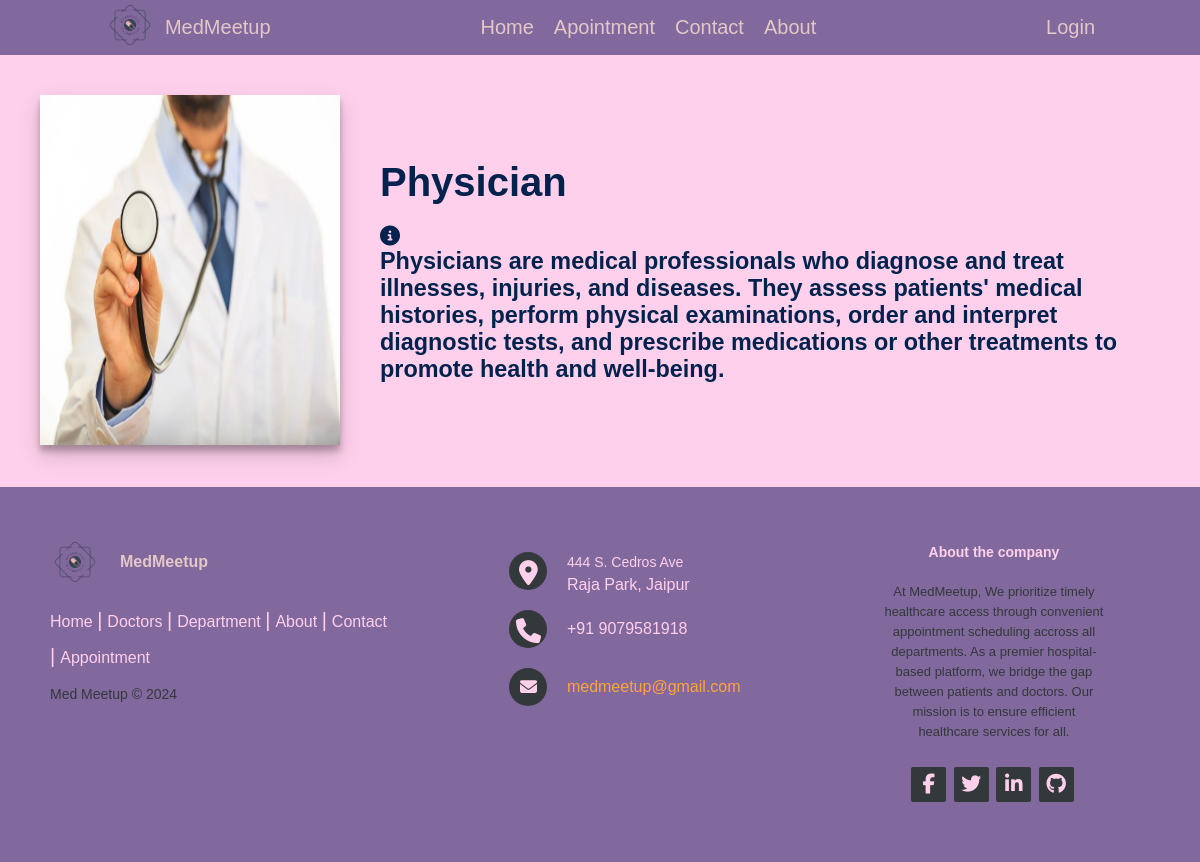
The page /doctors/department/2/ on the database its author committed.
### doctor/models.py (models this page shows, shortened)
class Department(models.Model):
    department_name = models.CharField(max_length=20)
    department_description = models.CharField(max_length=500)
    department_image = models.ImageField(upload_to="departments")
    class Meta:
        ordering = ['department_name']

### doctor/views.py (the view)
# urls.py: path("department/<id>/", views.department, name="department"),
def department(request, id):
    queryset = Department.objects.get(id = id)
    return render(request, "department.html", {"queryset": queryset})

### templates/department.html (shortened to what this page needs)
{% extends "layout.html" %}
{% block body %}
<section class="doctor">
    <div class="doctor_container">
        <div>
            <img class="doctor_image" src="/media/{{queryset.department_image}}">
        </div>
        <div class="doctor_data">
            <div doctors_details_items>
                <h1>{{queryset.department_name}}</h1>
            </div>
            <div doctors_details_items>
                <i class="fa-solid fa-circle-info"></i>
                <h3>{{queryset.department_description}}</h3>
            </div>
        </div>
    </div>
</section>
{% endblock body %}

### static/css/style.css (style rules this page uses)
html { font-size: 62.5%; scroll-behavior: smooth; }
* { margin: 0; padding: 0; box-sizing: border-box; }
body { width: 100%; font-family: Arial, Helvetica, sans-serif; }

### static/css/forms.css (style rules this page uses)
h1 { font-size: 40px; }

### static/css/doctor.css (style rules this page uses)
.doctor { width: 100%; padding: 4rem; background-color: #FFD0EC; }
.doctor_container { display: flex; gap: 4rem; }
.doctor_image { width: 30rem; height: 35rem; box-shadow: 0 10px 20px rgba(0,0,0,0.19), 0 6px 6px rgba(0,0,0,0.23); }
.doctor_data { display: flex; flex-direction: column; gap: 2rem; justify-content: center; font-size: 2rem; color: #00224D; }

### rows shown on the page
Department: department_image (picture), department_name "Physician", department_description "Physicians are medical professionals who diagnose and treat illnesses, injuries, and diseases. They assess patients' medical histories, perform physical examinations, order and interpret diagnostic tests, and prescribe medications or other treatments to promote health and well-being."
